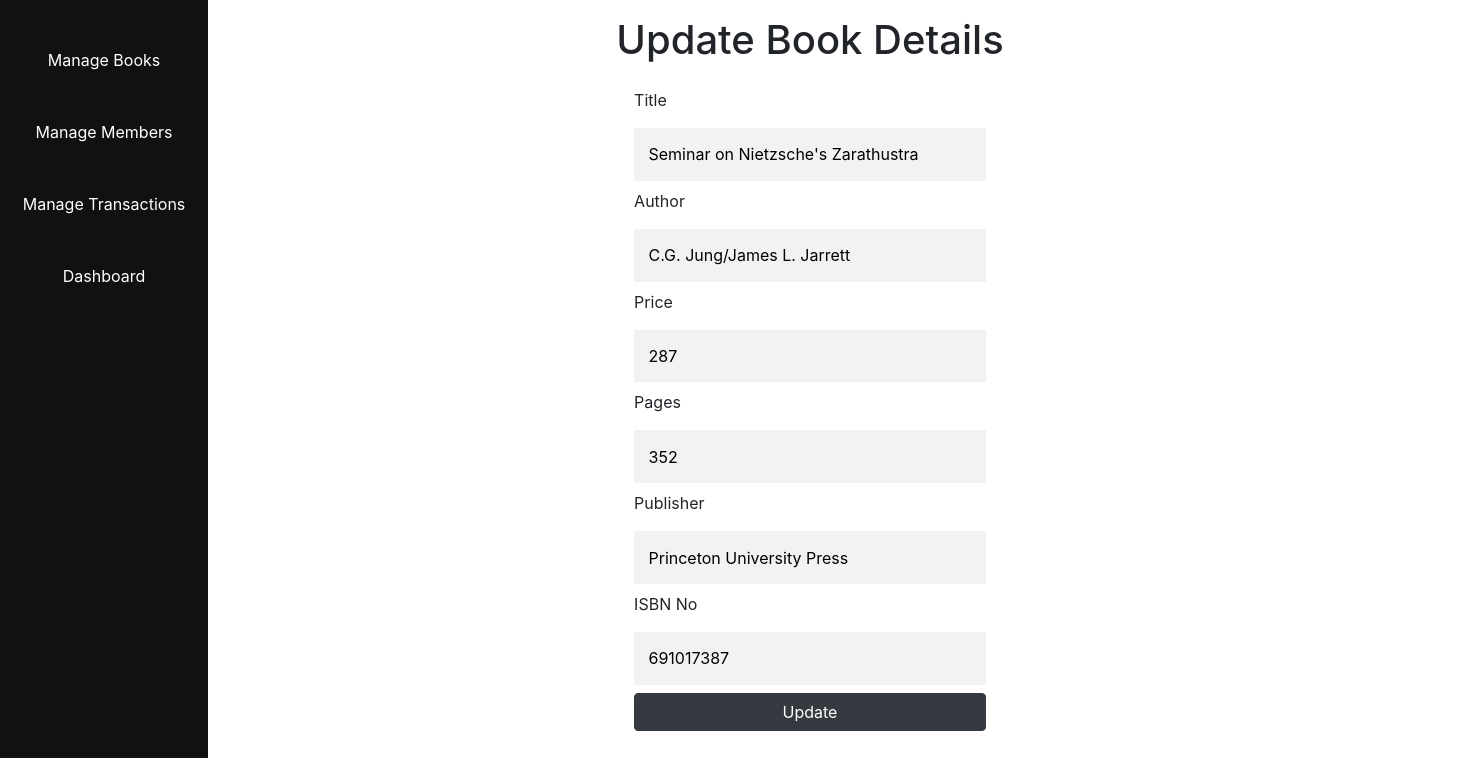
The page /book/update-book/5 on the database its author committed.
### models.py (models this page shows)
class Book(db.Model):
    __tablename__ = 'books'
    id = db.Column(db.Integer, primary_key=True,autoincrement=True)
    title = db.Column(db.String(80), unique=True, nullable=False)
    author = db.Column(db.String(80),nullable=False)
    price = db.Column(db.Integer(),nullable=False)
    publisher = db.Column(db.String(80),nullable=False)
    pages = db.Column(db.Integer())
    isbn = db.Column(db.Integer(),nullable=False)

### views/bookmanager/BookManager.py (the view, shortened to what this page needs)
@bookmanager_bp.route('/update-book/<id>',methods=('GET','POST'))
def update_book(id):
    book = Book.query.get(id)
    if id and not request.form:
        return render_template("updatebook.html",book=book)

### views/bookmanager/templates/BookManager/updatebook.html (shortened to what this page needs)
{% extends 'base.html' %}
{% block content %}
<h1> Update Book Details</h1>
<div class="add-book-container">
<form method="post" action="{{ url_for('bookmanager_bp.update_book',id=book.id) }}" class="add-book-form">
    <div>
        <label>Title</label>
        <input type="text" id="title" name="title" value='{{ book.title}}' required/>
    </div>
    <div>
        <label>Author</label>
        <input type="text" id="author" name="author" value='{{ book.author}}' required/>
    </div>
    <div>
        <label>Price</label>
        <input type="number" id="price" name="price" min="1" max="1000" value='{{ book.price}}' required>
    </div>
    <div>
        <label>Pages</label>
        <input type="number" id="pages" name="pages" min="1" max="800" value='{{ book.pages}}' required>
    </div>
    <div>
        <label>Publisher</label>
        <input type="text" id="publisher" name="publisher" value='{{ book.publisher}}' />
    </div>
    <div>
        <label>ISBN No</label>
        <input type="number" id="isbn" name="isbn" min="10000000" max="99999999999" value='{{ book.isbn}}' required>
    </div>
    <button class="btn btn-dark" type="submit">Update</button>
</form>
</div>
{% endblock %}

### static/css/style.css (style rules this page uses)
h1 { display:flex; flex-direction: row; justify-content: center; align-items: center; padding:1rem; }
.add-book-container, .add-member-container { width: 80rem; margin:0rem auto; display: flex; }
.add-book-form, .add-member-form { display:flex; min-width:20rem; margin:0rem auto; flex-direction: column; }
.add-book-form input, .add-member-form input { outline: 0; background: #f2f2f2; width: 100%; border: 0; margin: 0.5rem 0; padding: 0.9rem; box-sizing: border-box; font-size: 1rem; }

### rows shown on the page
Book: title "Seminar on Nietzsche's Zarathustra", author "C.G. Jung/James L. Jarrett", price "287", pages "352", publisher "Princeton University Press", isbn "691017387"
